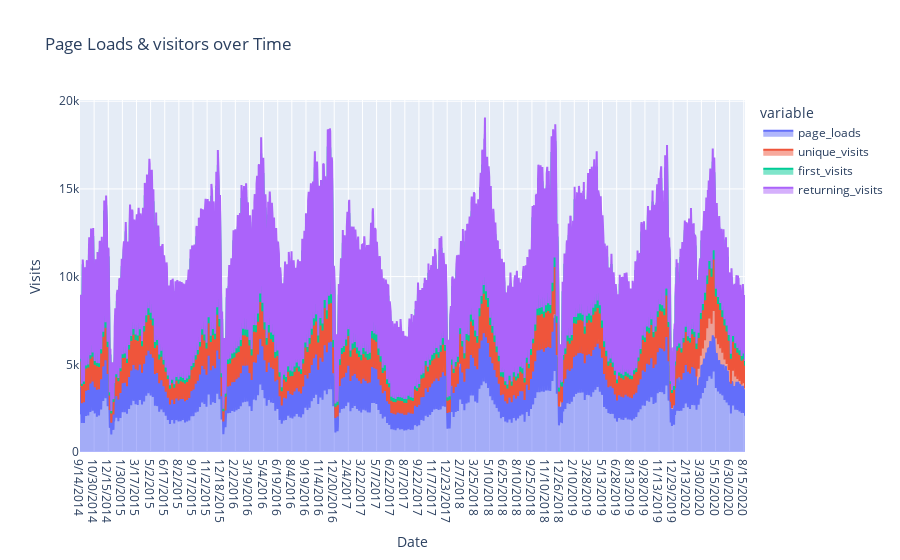

Notebook code cell kept with this figure:
### Markdown cell above
## Data visualization

### Code cell
px.area(data,x='Date',y=['page_loads' ,'unique_visits' ,'first_visits' ,'returning_visits'],
       labels={'value':'Visits'}
       ,title='Page Loads & visitors over Time')

### Figure 1 — Plotly figure (JSON) as saved in the notebook; plotly's stock layout.template omitted (floating-point values rounded to 4 significant figures; data arrays with more than 128 entries replaced by an {"elided": "..."} marker saying what was removed)
{"data": [{"fillpattern": {"shape": ""}, "hovertemplate": "variable=page_loads<br>Date=%{x}<br>Visits=%{y}<extra></extra>", "legendgroup": "page_loads", "line": {"color": "#636efa"}, "marker": {"symbol": "circle"}, "mode": "lines", "name": "page_loads", "orientation": "v", "showlegend": true, "stackgroup": "1", "type": "scatter", "x": {"elided": "2167 str values"}, "xaxis": "x", "y": {"elided": "2167 int values"}, "yaxis": "y"}, {"fillpattern": {"shape": ""}, "hovertemplate": "variable=unique_visits<br>Date=%{x}<br>Visits=%{y}<extra></extra>", "legendgroup": "unique_visits", "line": {"color": "#EF553B"}, "marker": {"symbol": "circle"}, "mode": "lines", "name": "unique_visits", "orientation": "v", "showlegend": true, "stackgroup": "1", "type": "scatter", "x": {"elided": "2167 str values"}, "xaxis": "x", "y": {"elided": "2167 int values"}, "yaxis": "y"}, {"fillpattern": {"shape": ""}, "hovertemplate": "variable=first_visits<br>Date=%{x}<br>Visits=%{y}<extra></extra>", "legendgroup": "first_visits", "line": {"color": "#00cc96"}, "marker": {"symbol": "circle"}, "mode": "lines", "name": "first_visits", "orientation": "v", "showlegend": true, "stackgroup": "1", "type": "scatter", "x": {"elided": "2167 str values"}, "xaxis": "x", "y": {"elided": "2167 int values"}, "yaxis": "y"}, {"fillpattern": {"shape": ""}, "hovertemplate": "variable=returning_visits<br>Date=%{x}<br>Visits=%{y}<extra></extra>", "legendgroup": "returning_visits", "line": {"color": "#ab63fa"}, "marker": {"symbol": "circle"}, "mode": "lines", "name": "returning_visits", "orientation": "v", "showlegend": true, "stackgroup": "1", "type": "scatter", "x": {"elided": "2167 str values"}, "xaxis": "x", "y": {"elided": "2167 int values"}, "yaxis": "y"}], "layout": {"legend": {"title": {"text": "variable"}, "tracegroupgap": 0}, "title": {"text": "Page Loads & visitors over Time"}, "xaxis": {"anchor": "y", "domain": [0, 1], "title": {"text": "Date"}}, "yaxis": {"anchor": "x", "domain": [0, 1], "title": {"text": "Visits"}}}}
